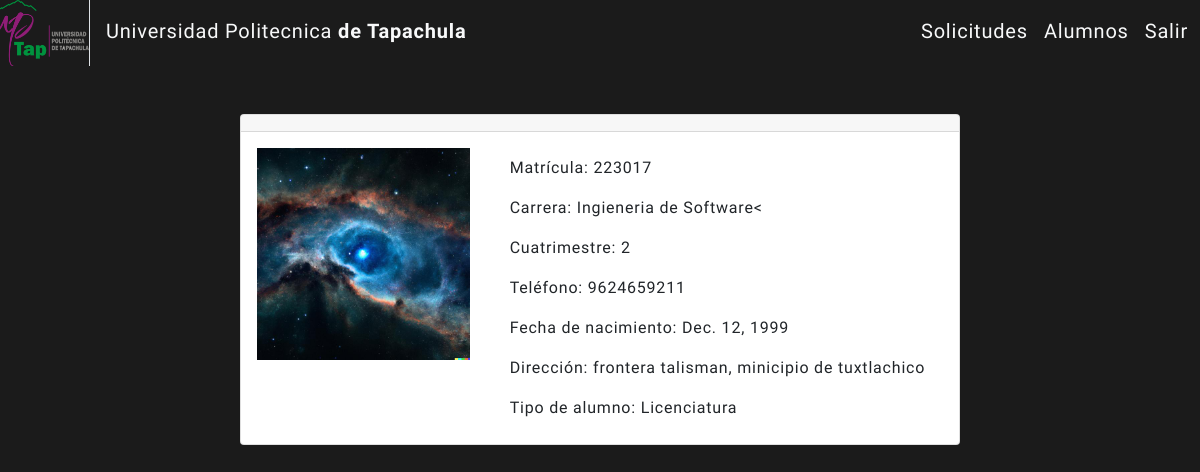
The app's page /detalle_alumno/223017 (signed in) with its own data.
### Login/models.py (models this page shows, shortened)
class User(AbstractBaseUser, PermissionsMixin):
    email = models.EmailField(unique=True, error_messages={'unique': 'Ya existe un usuario con este correo'})
    nombre = models.CharField(max_length=50, blank=True)
    apellido = models.CharField(max_length=50, blank=True)
    is_active = models.BooleanField(default=True)
    is_alumno = models.BooleanField(default=True)
    is_staff = models.BooleanField(default=False)
    date_join = models.DateTimeField(auto_now_add=True)
    objects = UserManager()
    USERNAME_FIELD = 'email'
    REQUIRED_FIELDS = []

class Alumno(User):
    matricula = models.CharField(max_length=10, unique=True,
                                 error_messages={'unique': 'Ya existe un usuario con esta matricula'})
    carrera = models.CharField(max_length=50)
    cuatrimestre = models.CharField(max_length=3)
    numero_telefono = models.CharField(max_length=10)
    fecha_nacimiento = models.DateField()
    direccion = models.CharField(max_length=100)
    tipo_alumno = models.CharField(max_length=50)
    imagen = models.ImageField(upload_to='Login/static/imagenes/')
    ficha_medica = models.OneToOneField('Ficha_medica', on_delete=models.CASCADE, null=True, blank=True)
    contacto_emergencia = models.OneToOneField('Contacto_emergencia', on_delete=models.CASCADE, null=True, blank=True)
    credencial = models.OneToOneField('Credencial', on_delete=models.CASCADE, null=True, blank=True)
    solicitud = models.OneToOneField('Solicitud', on_delete=models.CASCADE, null=True, blank=True, related_name='solicitud')

### Administradores/views.py (the view)
    def wrapped_view(*args, **kwargs):
        response = view_func(*args, **kwargs)
        response['Cache-Control'] = 'no-cache, no-store, must-revalidate'
        return response

### Administradores/views.py (called while the page is built)
def no_cache(view_func):
    def wrapped_view(*args, **kwargs):
        response = view_func(*args, **kwargs)
        response['Cache-Control'] = 'no-cache, no-store, must-revalidate'
        return response
    return wrapped_view

@no_cache
@login_required
def Detalle_alumno(request, matricula):
    if request.user.is_superuser == False:
        return redirect('panel_alumnos')
    alumno = Alumno.objects.get(matricula=matricula)
    url = alumno.imagen.url
    nueva_url = url.split('/')
    url = nueva_url[nueva_url.__len__() - 2] + "/" + nueva_url[nueva_url.__len__() - 1]
    context = {
        'alumno': alumno,
        'imagen': url
    }
    return render(request, 'Administradores/detalle_alumno/detalle_alumno.html', context)

### Administradores/templates/Administradores/detalle_alumno/detalle_alumno.html
{% extends 'Administradores/layouts/base.html' %}
{% load static %}
{% block content %}
<div class="container mt-5">
  <div class="row justify-content-center">
    <div class="col-md-8">
      <div class="card">
        <div class="card-header">{{ alumno.username }}</div>
        <div class="card-body">
          <div class="row">
            <div class="col-md-4">
              <img src="{% static imagen %}" class="img-fluid" alt="{{ alumno.username }}">
            </div>
            <div class="col-md-8">
              <ul class="list-group list-group-flush">
                <li class="list-group-item"><strong>Matrícula:</strong> {{ alumno.matricula }}</li>
                <li class="list-group-item"><strong>Carrera:</strong> {{ alumno.carrera }}</li>
                <li class="list-group-item"><strong>Cuatrimestre:</strong> {{ alumno.cuatrimestre }}</li>
                <li class="list-group-item"><strong>Teléfono:</strong> {{ alumno.numero_telefono }}</li>
                <li class="list-group-item"><strong>Fecha de nacimiento:</strong> {{ alumno.fecha_nacimiento }}</li>
                <li class="list-group-item"><strong>Dirección:</strong> {{ alumno.direccion }}</li>
                <li class="list-group-item"><strong>Tipo de alumno:</strong> {{ alumno.tipo_alumno }}</li>
              </ul>
            </div>
          </div>
        </div>
      </div>
    </div>
  </div>
</div>
{% endblock %}

### Administradores/migrations/static/Alumnos/styles/styles.css (style rules this page uses)
:root { --color-dark: #1b1b1b; --color-light: #ffffff; --color-gold: #c7b8a5; }
body { font-family: "Oswald", sans-serif; font-weight: 200; background-color: var(--color-dark); color: var(--color-dark); letter-spacing: 0.05rem; }

### Alumnos/static/Alumnos/styles/styles.css (style rules this page uses)
:root { --color-dark: #1b1b1b; --color-light: #ffffff; --color-gold: #c7b8a5; }
body { font-family: "Oswald", sans-serif; font-weight: 200; background-color: var(--color-dark); color: var(--color-dark); letter-spacing: 0.05rem; }

### records on screen
Alumno: matricula "223017", carrera "Ingieneria de Software<", cuatrimestre "2", numero_telefono "9624659211", fecha_nacimiento "Dec. 12, 1999", direccion "frontera talisman, minicipio de tuxtlachico", tipo_alumno "Licenciatura"
